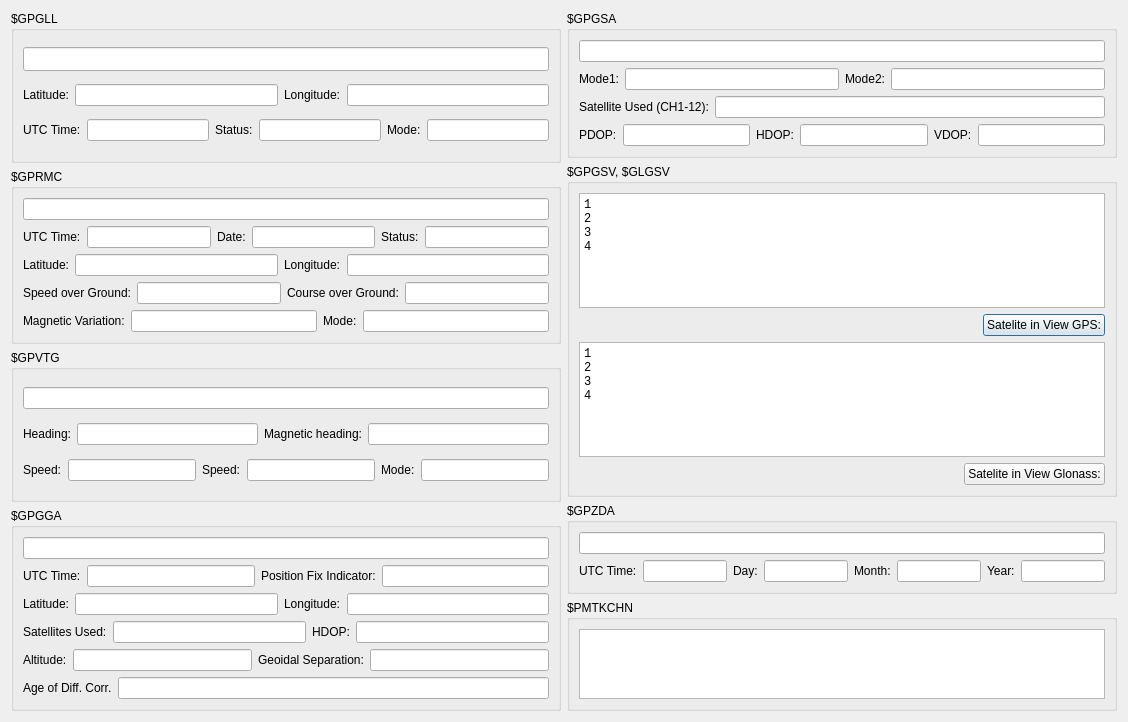
<?xml version="1.0" encoding="UTF-8"?>
<ui version="4.0">
 <class>DecodeNMEADialog</class>
 <widget class="QDialog" name="DecodeNMEADialog">
  <property name="geometry">
   <rect>
    <x>0</x>
    <y>0</y>
    <width>1128</width>
    <height>722</height>
   </rect>
  </property>
  <property name="windowTitle">
   <string>Dialog</string>
  </property>
  <layout class="QHBoxLayout" name="horizontalLayout_20">
   <item>
    <layout class="QVBoxLayout" name="verticalLayout">
     <item>
      <widget class="QGroupBox" name="groupBox">
       <property name="minimumSize">
        <size>
         <width>550</width>
         <height>0</height>
        </size>
       </property>
       <property name="maximumSize">
        <size>
         <width>550</width>
         <height>16777215</height>
        </size>
       </property>
       <property name="title">
        <string>$GPGLL</string>
       </property>
       <layout class="QGridLayout" name="gridLayout_6">
        <item row="0" column="0">
         <widget class="QLineEdit" name="le_gll">
          <property name="sizePolicy">
           <sizepolicy hsizetype="Expanding" vsizetype="Minimum">
            <horstretch>0</horstretch>
            <verstretch>0</verstretch>
           </sizepolicy>
          </property>
          <property name="maximumSize">
           <size>
            <width>16777215</width>
            <height>24</height>
           </size>
          </property>
          <property name="readOnly">
           <bool>true</bool>
          </property>
         </widget>
        </item>
        <item row="1" column="0">
         <layout class="QHBoxLayout" name="horizontalLayout_17">
          <item>
           <widget class="QLabel" name="label_34">
            <property name="text">
             <string>Latitude:</string>
            </property>
           </widget>
          </item>
          <item>
           <widget class="QLineEdit" name="gll_lat"/>
          </item>
          <item>
           <widget class="QLabel" name="label_35">
            <property name="text">
             <string>Longitude:</string>
            </property>
           </widget>
          </item>
          <item>
           <widget class="QLineEdit" name="gll_lon"/>
          </item>
         </layout>
        </item>
        <item row="2" column="0">
         <layout class="QHBoxLayout" name="horizontalLayout_18">
          <item>
           <widget class="QLabel" name="label_36">
            <property name="text">
             <string>UTC Time:</string>
            </property>
           </widget>
          </item>
          <item>
           <widget class="QLineEdit" name="gll_utc"/>
          </item>
          <item>
           <widget class="QLabel" name="label_37">
            <property name="text">
             <string>Status:</string>
            </property>
           </widget>
          </item>
          <item>
           <widget class="QLineEdit" name="gll_stat"/>
          </item>
          <item>
           <widget class="QLabel" name="label_38">
            <property name="text">
             <string>Mode:</string>
            </property>
           </widget>
          </item>
          <item>
           <widget class="QLineEdit" name="gll_mode"/>
          </item>
         </layout>
        </item>
       </layout>
      </widget>
     </item>
     <item>
      <widget class="QGroupBox" name="groupBox_2">
       <property name="minimumSize">
        <size>
         <width>550</width>
         <height>0</height>
        </size>
       </property>
       <property name="maximumSize">
        <size>
         <width>550</width>
         <height>16777215</height>
        </size>
       </property>
       <property name="title">
        <string>$GPRMC</string>
       </property>
       <layout class="QGridLayout" name="gridLayout_3">
        <item row="1" column="0">
         <layout class="QHBoxLayout" name="horizontalLayout_9">
          <item>
           <widget class="QLabel" name="label_16">
            <property name="text">
             <string>UTC Time:</string>
            </property>
           </widget>
          </item>
          <item>
           <widget class="QLineEdit" name="rmc_utc"/>
          </item>
          <item>
           <widget class="QLabel" name="label_22">
            <property name="text">
             <string>Date:</string>
            </property>
           </widget>
          </item>
          <item>
           <widget class="QLineEdit" name="rmc_date"/>
          </item>
          <item>
           <widget class="QLabel" name="label_17">
            <property name="text">
             <string>Status:</string>
            </property>
           </widget>
          </item>
          <item>
           <widget class="QLineEdit" name="rmc_stat"/>
          </item>
         </layout>
        </item>
        <item row="0" column="0">
         <widget class="QLineEdit" name="le_rmc">
          <property name="readOnly">
           <bool>true</bool>
          </property>
         </widget>
        </item>
        <item row="3" column="0">
         <layout class="QHBoxLayout" name="horizontalLayout_11">
          <item>
           <widget class="QLabel" name="label_20">
            <property name="text">
             <string>Speed over Ground:</string>
            </property>
           </widget>
          </item>
          <item>
           <widget class="QLineEdit" name="rmc_sog"/>
          </item>
          <item>
           <widget class="QLabel" name="label_21">
            <property name="text">
             <string>Course over Ground:</string>
            </property>
           </widget>
          </item>
          <item>
           <widget class="QLineEdit" name="rmc_cog"/>
          </item>
         </layout>
        </item>
        <item row="4" column="0">
         <layout class="QHBoxLayout" name="horizontalLayout_12">
          <item>
           <widget class="QLabel" name="label_23">
            <property name="text">
             <string>Magnetic Variation:</string>
            </property>
           </widget>
          </item>
          <item>
           <widget class="QLineEdit" name="rmc_mv"/>
          </item>
          <item>
           <widget class="QLabel" name="label_24">
            <property name="text">
             <string>Mode:</string>
            </property>
           </widget>
          </item>
          <item>
           <widget class="QLineEdit" name="rmc_mode"/>
          </item>
         </layout>
        </item>
        <item row="2" column="0">
         <layout class="QHBoxLayout" name="horizontalLayout_10">
          <item>
           <widget class="QLabel" name="label_19">
            <property name="text">
             <string>Latitude:</string>
            </property>
           </widget>
          </item>
          <item>
           <widget class="QLineEdit" name="rmc_lat"/>
          </item>
          <item>
           <widget class="QLabel" name="label_18">
            <property name="text">
             <string>Longitude:</string>
            </property>
           </widget>
          </item>
          <item>
           <widget class="QLineEdit" name="rmc_lon"/>
          </item>
         </layout>
        </item>
       </layout>
      </widget>
     </item>
     <item>
      <widget class="QGroupBox" name="groupBox_3">
       <property name="minimumSize">
        <size>
         <width>550</width>
         <height>0</height>
        </size>
       </property>
       <property name="maximumSize">
        <size>
         <width>550</width>
         <height>16777215</height>
        </size>
       </property>
       <property name="title">
        <string>$GPVTG</string>
       </property>
       <layout class="QGridLayout" name="gridLayout_4">
        <item row="0" column="0">
         <widget class="QLineEdit" name="le_vtg">
          <property name="readOnly">
           <bool>true</bool>
          </property>
         </widget>
        </item>
        <item row="1" column="0">
         <layout class="QHBoxLayout" name="horizontalLayout_13">
          <item>
           <widget class="QLabel" name="label_25">
            <property name="text">
             <string>Heading:</string>
            </property>
           </widget>
          </item>
          <item>
           <widget class="QLineEdit" name="vtg_hid"/>
          </item>
          <item>
           <widget class="QLabel" name="label_28">
            <property name="text">
             <string>Magnetic heading:</string>
            </property>
           </widget>
          </item>
          <item>
           <widget class="QLineEdit" name="vtg_mhid"/>
          </item>
         </layout>
        </item>
        <item row="2" column="0">
         <layout class="QHBoxLayout" name="horizontalLayout_14">
          <item>
           <widget class="QLabel" name="label_29">
            <property name="text">
             <string>Speed:</string>
            </property>
           </widget>
          </item>
          <item>
           <widget class="QLineEdit" name="vtg_s_k"/>
          </item>
          <item>
           <widget class="QLabel" name="label_32">
            <property name="text">
             <string>Speed:</string>
            </property>
           </widget>
          </item>
          <item>
           <widget class="QLineEdit" name="vtg_s_km"/>
          </item>
          <item>
           <widget class="QLabel" name="label_33">
            <property name="text">
             <string>Mode:</string>
            </property>
           </widget>
          </item>
          <item>
           <widget class="QLineEdit" name="vtg_mode"/>
          </item>
         </layout>
        </item>
       </layout>
      </widget>
     </item>
     <item>
      <widget class="QGroupBox" name="groupBox_4">
       <property name="minimumSize">
        <size>
         <width>550</width>
         <height>0</height>
        </size>
       </property>
       <property name="maximumSize">
        <size>
         <width>550</width>
         <height>16777215</height>
        </size>
       </property>
       <property name="title">
        <string>$GPGGA</string>
       </property>
       <layout class="QGridLayout" name="gridLayout">
        <item row="2" column="0">
         <layout class="QHBoxLayout" name="horizontalLayout_2">
          <item>
           <widget class="QLabel" name="label_2">
            <property name="text">
             <string>Latitude:</string>
            </property>
           </widget>
          </item>
          <item>
           <widget class="QLineEdit" name="gga_lat"/>
          </item>
          <item>
           <widget class="QLabel" name="label_3">
            <property name="text">
             <string>Longitude:</string>
            </property>
           </widget>
          </item>
          <item>
           <widget class="QLineEdit" name="gga_lon"/>
          </item>
         </layout>
        </item>
        <item row="1" column="0">
         <layout class="QHBoxLayout" name="horizontalLayout">
          <item>
           <widget class="QLabel" name="label">
            <property name="text">
             <string>UTC Time:</string>
            </property>
           </widget>
          </item>
          <item>
           <widget class="QLineEdit" name="gga_utc"/>
          </item>
          <item>
           <widget class="QLabel" name="label_4">
            <property name="text">
             <string>Position Fix Indicator:</string>
            </property>
           </widget>
          </item>
          <item>
           <widget class="QLineEdit" name="gga_pfi"/>
          </item>
         </layout>
        </item>
        <item row="0" column="0">
         <widget class="QLineEdit" name="le_gga">
          <property name="readOnly">
           <bool>true</bool>
          </property>
         </widget>
        </item>
        <item row="5" column="0">
         <layout class="QHBoxLayout" name="horizontalLayout_5">
          <item>
           <widget class="QLabel" name="label_9">
            <property name="text">
             <string>Age of Diff. Corr.</string>
            </property>
           </widget>
          </item>
          <item>
           <widget class="QLineEdit" name="gga_aod"/>
          </item>
         </layout>
        </item>
        <item row="3" column="0">
         <layout class="QHBoxLayout" name="horizontalLayout_3">
          <item>
           <widget class="QLabel" name="label_5">
            <property name="text">
             <string>Satellites Used:</string>
            </property>
           </widget>
          </item>
          <item>
           <widget class="QLineEdit" name="gga_su"/>
          </item>
          <item>
           <widget class="QLabel" name="label_6">
            <property name="text">
             <string>HDOP:</string>
            </property>
           </widget>
          </item>
          <item>
           <widget class="QLineEdit" name="gga_hdop"/>
          </item>
         </layout>
        </item>
        <item row="4" column="0">
         <layout class="QHBoxLayout" name="horizontalLayout_4">
          <item>
           <widget class="QLabel" name="label_7">
            <property name="text">
             <string>Altitude:</string>
            </property>
           </widget>
          </item>
          <item>
           <widget class="QLineEdit" name="gga_alt"/>
          </item>
          <item>
           <widget class="QLabel" name="label_8">
            <property name="text">
             <string>Geoidal Separation:</string>
            </property>
           </widget>
          </item>
          <item>
           <widget class="QLineEdit" name="gga_gs"/>
          </item>
         </layout>
        </item>
       </layout>
      </widget>
     </item>
    </layout>
   </item>
   <item>
    <layout class="QVBoxLayout" name="verticalLayout_2">
     <item>
      <widget class="QGroupBox" name="groupBox_5">
       <property name="minimumSize">
        <size>
         <width>550</width>
         <height>0</height>
        </size>
       </property>
       <property name="maximumSize">
        <size>
         <width>550</width>
         <height>16777215</height>
        </size>
       </property>
       <property name="title">
        <string>$GPGSA</string>
       </property>
       <layout class="QGridLayout" name="gridLayout_2">
        <item row="0" column="0">
         <widget class="QLineEdit" name="le_gsa">
          <property name="readOnly">
           <bool>true</bool>
          </property>
         </widget>
        </item>
        <item row="1" column="0">
         <layout class="QHBoxLayout" name="horizontalLayout_6">
          <item>
           <widget class="QLabel" name="label_10">
            <property name="text">
             <string>Mode1:</string>
            </property>
           </widget>
          </item>
          <item>
           <widget class="QLineEdit" name="lineEdit_14"/>
          </item>
          <item>
           <widget class="QLabel" name="label_11">
            <property name="text">
             <string>Mode2:</string>
            </property>
           </widget>
          </item>
          <item>
           <widget class="QLineEdit" name="lineEdit_15"/>
          </item>
         </layout>
        </item>
        <item row="2" column="0">
         <layout class="QHBoxLayout" name="horizontalLayout_7">
          <item>
           <widget class="QLabel" name="label_12">
            <property name="text">
             <string>Satellite Used (CH1-12):</string>
            </property>
           </widget>
          </item>
          <item>
           <widget class="QLineEdit" name="lineEdit_16"/>
          </item>
         </layout>
        </item>
        <item row="3" column="0">
         <layout class="QHBoxLayout" name="horizontalLayout_8">
          <item>
           <widget class="QLabel" name="label_13">
            <property name="text">
             <string>PDOP:</string>
            </property>
           </widget>
          </item>
          <item>
           <widget class="QLineEdit" name="lineEdit_17"/>
          </item>
          <item>
           <widget class="QLabel" name="label_14">
            <property name="text">
             <string>HDOP:</string>
            </property>
           </widget>
          </item>
          <item>
           <widget class="QLineEdit" name="lineEdit_18"/>
          </item>
          <item>
           <widget class="QLabel" name="label_15">
            <property name="text">
             <string>VDOP:</string>
            </property>
           </widget>
          </item>
          <item>
           <widget class="QLineEdit" name="lineEdit_19"/>
          </item>
         </layout>
        </item>
       </layout>
      </widget>
     </item>
     <item>
      <widget class="QGroupBox" name="groupBox_6">
       <property name="minimumSize">
        <size>
         <width>550</width>
         <height>0</height>
        </size>
       </property>
       <property name="maximumSize">
        <size>
         <width>550</width>
         <height>16777215</height>
        </size>
       </property>
       <property name="title">
        <string>$GPGSV, $GLGSV</string>
       </property>
       <layout class="QGridLayout" name="gridLayout_5">
        <item row="0" column="0">
         <widget class="QPlainTextEdit" name="pte_pgsv">
          <property name="font">
           <font>
            <family>Consolas</family>
           </font>
          </property>
          <property name="lineWrapMode">
           <enum>QPlainTextEdit::NoWrap</enum>
          </property>
          <property name="readOnly">
           <bool>true</bool>
          </property>
          <property name="plainText">
           <string>1
2
3
4</string>
          </property>
         </widget>
        </item>
        <item row="1" column="0">
         <layout class="QHBoxLayout" name="horizontalLayout_15">
          <item>
           <spacer name="horizontalSpacer">
            <property name="orientation">
             <enum>Qt::Horizontal</enum>
            </property>
            <property name="sizeHint" stdset="0">
             <size>
              <width>40</width>
              <height>20</height>
             </size>
            </property>
           </spacer>
          </item>
          <item>
           <widget class="QPushButton" name="pushButton">
            <property name="text">
             <string>Satelite in View GPS:</string>
            </property>
           </widget>
          </item>
         </layout>
        </item>
        <item row="2" column="0">
         <widget class="QPlainTextEdit" name="pte_lgsv">
          <property name="font">
           <font>
            <family>Consolas</family>
           </font>
          </property>
          <property name="lineWrapMode">
           <enum>QPlainTextEdit::NoWrap</enum>
          </property>
          <property name="readOnly">
           <bool>true</bool>
          </property>
          <property name="plainText">
           <string>1
2
3
4</string>
          </property>
         </widget>
        </item>
        <item row="3" column="0">
         <layout class="QHBoxLayout" name="horizontalLayout_16">
          <item>
           <spacer name="horizontalSpacer_2">
            <property name="orientation">
             <enum>Qt::Horizontal</enum>
            </property>
            <property name="sizeHint" stdset="0">
             <size>
              <width>40</width>
              <height>20</height>
             </size>
            </property>
           </spacer>
          </item>
          <item>
           <widget class="QPushButton" name="pushButton_2">
            <property name="text">
             <string>Satelite in View Glonass:</string>
            </property>
           </widget>
          </item>
         </layout>
        </item>
       </layout>
      </widget>
     </item>
     <item>
      <widget class="QGroupBox" name="groupBox_7">
       <property name="minimumSize">
        <size>
         <width>550</width>
         <height>0</height>
        </size>
       </property>
       <property name="maximumSize">
        <size>
         <width>550</width>
         <height>16777215</height>
        </size>
       </property>
       <property name="title">
        <string>$GPZDA</string>
       </property>
       <layout class="QGridLayout" name="gridLayout_7">
        <item row="0" column="0">
         <widget class="QLineEdit" name="le_zda">
          <property name="readOnly">
           <bool>true</bool>
          </property>
         </widget>
        </item>
        <item row="1" column="0">
         <layout class="QHBoxLayout" name="horizontalLayout_19">
          <item>
           <widget class="QLabel" name="label_39">
            <property name="text">
             <string>UTC Time:</string>
            </property>
           </widget>
          </item>
          <item>
           <widget class="QLineEdit" name="lineEdit_47"/>
          </item>
          <item>
           <widget class="QLabel" name="label_40">
            <property name="text">
             <string>Day:</string>
            </property>
           </widget>
          </item>
          <item>
           <widget class="QLineEdit" name="lineEdit_48"/>
          </item>
          <item>
           <widget class="QLabel" name="label_41">
            <property name="text">
             <string>Month:</string>
            </property>
           </widget>
          </item>
          <item>
           <widget class="QLineEdit" name="lineEdit_49"/>
          </item>
          <item>
           <widget class="QLabel" name="label_42">
            <property name="text">
             <string>Year:</string>
            </property>
           </widget>
          </item>
          <item>
           <widget class="QLineEdit" name="lineEdit_50"/>
          </item>
         </layout>
        </item>
       </layout>
      </widget>
     </item>
     <item>
      <widget class="QGroupBox" name="groupBox_8">
       <property name="minimumSize">
        <size>
         <width>550</width>
         <height>0</height>
        </size>
       </property>
       <property name="maximumSize">
        <size>
         <width>550</width>
         <height>16777215</height>
        </size>
       </property>
       <property name="title">
        <string>$PMTKCHN</string>
       </property>
       <layout class="QGridLayout" name="gridLayout_8">
        <item row="0" column="0">
         <widget class="QPlainTextEdit" name="pte_chn"/>
        </item>
       </layout>
      </widget>
     </item>
    </layout>
   </item>
  </layout>
 </widget>
 <resources/>
 <connections/>
</ui>
